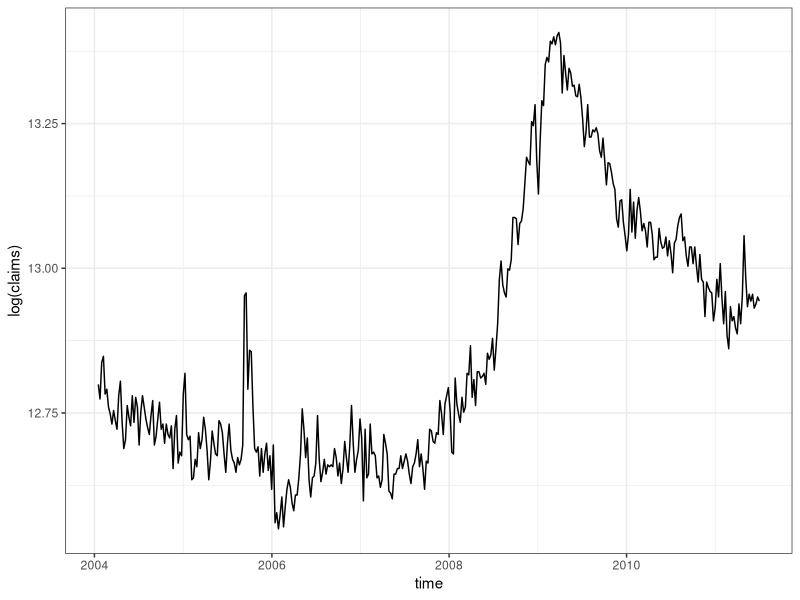
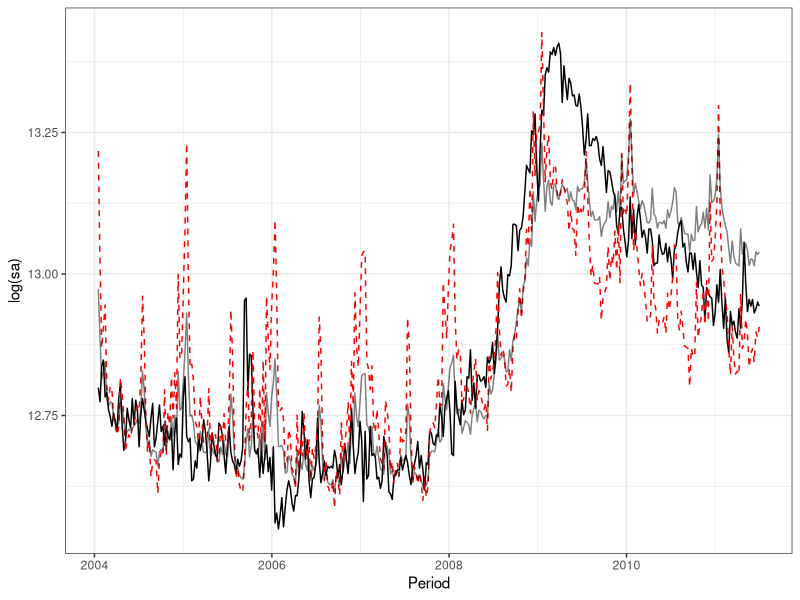

Here is the R script that generated these plots, in order:
## ---- chunk 1
library(scales)
library(broom)
library(modelr)
library(tidyverse)
library(here)
library(lubridate)

theme_set(theme_bw())
knitr::opts_chunk$set(echo = TRUE)
## ---- chunk 2
unemployment <- read.csv("unemployment_initial.csv")

unemployment %>%
  select(Period, nsa, sa) %>%
  mutate(Period = as.Date(Period, format="%m/%d/%Y")) -> unemployment

unemployment %>%
  mutate(last_month_claims = lag(nsa, 1)) %>%
  filter(Period >= ' 2004-01-17' & Period <= '2011-07-02') %>%
  mutate(check = format(Period, "%Y-%m")) -> unemployment_2011

#load trends data
jobs <- read.csv("jobs_2011.csv")

welfare <- read.csv("welfare_2011.csv")

#reformat trends data
jobs %>%
  rename("jobs"="Geo..United.States") -> jobs

welfare %>%
  rename("welfare"="Geo..United.States") -> welfare


#seasonal adjustment of jobs trends data

ts(jobs$jobs, start = c(2004,1), frequency = 12) -> ts

stl(ts, s.window = "periodic") -> stl

stl[["time.series"]]-> ts

ts[,"trend"] -> ts

broom::tidy(ts) -> ts

ts %>%
  mutate(date = date_decimal(index))%>% 
  mutate(new_date = ceiling_date(date, "day")) %>% 
  mutate(period = format(new_date, "%Y-%m")) -> ts

inner_join(jobs, ts, by = c("Month" = "period")) %>% 
  select(Month, jobs, sa_jobs = value) -> jobs


#seasonal adjustment of welfare trends data

ts(welfare$welfare, start = c(2004,1), frequency = 12) -> ts

stl(ts, s.window = "periodic") -> stl

stl[["time.series"]]-> ts

ts[,"trend"] -> ts

broom::tidy(ts) -> ts

ts %>%
  mutate(date = date_decimal(index))%>% 
  mutate(new_date = ceiling_date(date, "day")) %>% 
  mutate(period = format(new_date, "%Y-%m")) -> ts

inner_join(welfare, ts, by = c("Month" = "period")) %>% 
  select(Month, welfare, sa_welfare = value) -> welfare


#join with trends data
left_join(unemployment_2011, jobs, by=c("check"="Month")) -> unemployment_2011
left_join(unemployment_2011, welfare, by=c("check"="Month")) -> unemployment_2011

unemployment_2011 %>%
  select(-check) -> unemployment_2011


## ---- chunk 3
ggplot(unemployment_2011) +
  geom_line(aes(y=log(sa), x=Period)) +
  ylab("log(claims)") +
  xlab("time")
## ---- chunk 4
#unadjusted data
base_model <- lm(log(nsa) ~ log(last_month_claims), data = unemployment_2011)
tidy(base_model)
glance(base_model)

trend_model <- lm(log(nsa) ~ log(last_month_claims) + jobs + welfare, unemployment_2011)
tidy(trend_model)
glance(trend_model)
## ---- chunk 5

base_model_sa <- lm(log(sa) ~ log(last_month_claims), data = unemployment_2011)
tidy(base_model_sa)
glance(base_model_sa)

trend_model_sa <- lm(log(sa) ~ log(last_month_claims) + sa_jobs + sa_welfare, unemployment_2011)
tidy(trend_model_sa)
glance(trend_model_sa)

## ---- chunk 6

unemployment_2011 %>% 
  add_predictions(base_model_sa, "base") %>%
  add_predictions(trend_model_sa, "trend") -> unemployment_2011_pred


ggplot(unemployment_2011_pred) +
  geom_line(aes(y=log(sa), x=Period)) +
  geom_line(aes(y=base,x= Period), color = "red", linetype = "dashed") +
  geom_line(aes(y=trend,x= Period), alpha = .5)
  

## ---- chunk 7


